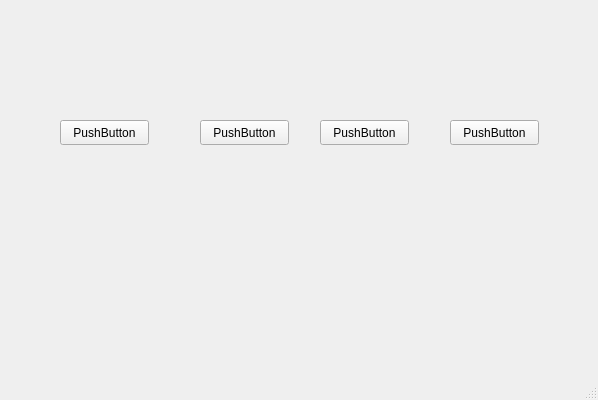
<?xml version="1.0" encoding="UTF-8"?>
<ui version="4.0">
 <class>MainWindow</class>
 <widget class="QMainWindow" name="MainWindow">
  <property name="geometry">
   <rect>
    <x>0</x>
    <y>0</y>
    <width>598</width>
    <height>400</height>
   </rect>
  </property>
  <property name="windowTitle">
   <string>MainWindow</string>
  </property>
  <widget class="QWidget" name="centralwidget">
   <widget class="QPushButton" name="pushButton_1">
    <property name="geometry">
     <rect>
      <x>60</x>
      <y>120</y>
      <width>89</width>
      <height>25</height>
     </rect>
    </property>
    <property name="text">
     <string>PushButton</string>
    </property>
   </widget>
   <widget class="QPushButton" name="pushButton_2">
    <property name="geometry">
     <rect>
      <x>200</x>
      <y>120</y>
      <width>89</width>
      <height>25</height>
     </rect>
    </property>
    <property name="text">
     <string>PushButton</string>
    </property>
   </widget>
   <widget class="QPushButton" name="pushButton_3">
    <property name="geometry">
     <rect>
      <x>320</x>
      <y>120</y>
      <width>89</width>
      <height>25</height>
     </rect>
    </property>
    <property name="text">
     <string>PushButton</string>
    </property>
   </widget>
   <widget class="QPushButton" name="pushButton_4">
    <property name="geometry">
     <rect>
      <x>450</x>
      <y>120</y>
      <width>89</width>
      <height>25</height>
     </rect>
    </property>
    <property name="text">
     <string>PushButton</string>
    </property>
   </widget>
  </widget>
  <widget class="QMenuBar" name="menubar">
   <property name="geometry">
    <rect>
     <x>0</x>
     <y>0</y>
     <width>598</width>
     <height>22</height>
    </rect>
   </property>
  </widget>
  <widget class="QStatusBar" name="statusbar"/>
 </widget>
 <resources/>
 <connections/>
</ui>
